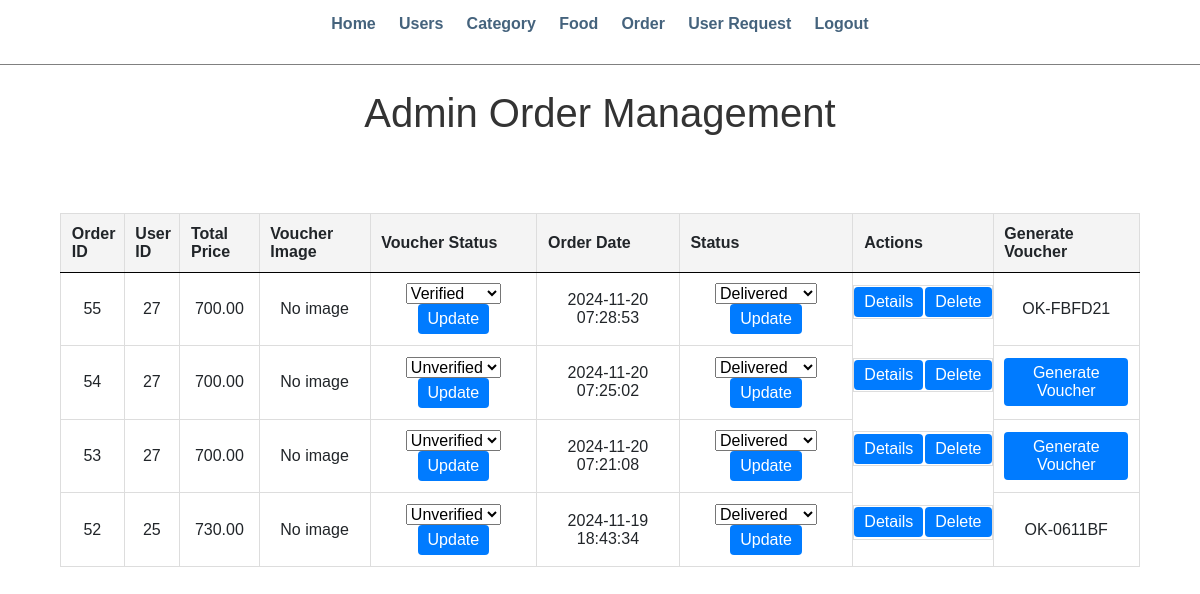
The app's page /admin/manage-order.php (signed in) with its own data.
### tables this page shows
CREATE TABLE `checkout` (
  `order_id` int(11) NOT NULL,
  `user_id` int(11) NOT NULL,
  `total_price` decimal(10,2) NOT NULL,
  `isPaid` tinyint(1) DEFAULT 0,
  `order_date` timestamp NOT NULL DEFAULT current_timestamp(),
  `status` varchar(20) DEFAULT 'Pending',
  `voucher_status` varchar(20) DEFAULT 'Unverified',
  `shipping_name` varchar(100) NOT NULL,
  `shipping_address` varchar(255) NOT NULL,
  `shipping_phone` varchar(15) NOT NULL,
  `voucher_number` varchar(255) NOT NULL DEFAULT 'N/A',
  `total_cooking_time` int(11) DEFAULT 0,
  `shipping_charges` decimal(10,2) DEFAULT 0.00,
  `delivery_time` int(11) DEFAULT NULL,
  `voucher_file_path` varchar(255) DEFAULT NULL
);

### admin/manage-order.php (the view, shortened to what this page needs)
<?php
include "partials/menu.php";
$sql_orders = "
    SELECT
        c.order_id,
        c.user_id,
        c.total_price,
        c.voucher_number,
        c.isPaid,
        c.order_date,
        c.status,
        c.voucher_status,
        c.shipping_name,       -- Added shipping name
        c.shipping_address,    -- Added shipping address
        c.shipping_phone,      -- Added shipping phone
        vu.voucher_image
    FROM checkout c
    LEFT JOIN voucher_uploads vu ON c.order_id = vu.order_id
    ORDER BY c.order_date DESC
";
$result_orders = $conn->query($sql_orders);
?>
<!DOCTYPE html>
<html lang="en">
<head>
</head>
<body>
    <br>
    <h1>Admin Order Management</h1>
    <br>
    <br>
    <table>
        <thead>
            <tr>
                <th>Order ID</th>
                <th>User ID</th>
                <th>Total Price</th>
                <th>Voucher Image</th>
                <th>Voucher Status</th>
                <th>Order Date</th>
                <th>Status</th>
                <th>Actions</th>
                <th>Generate Voucher</th>
            </tr>
        </thead>
        <tbody>
            <?php if ($result_orders->num_rows > 0): ?>
                <?php while ($row = $result_orders->fetch_assoc()): ?>
                    <tr>
                        <td><?php echo $row["order_id"]; ?></td>
                        <td><?php echo $row["user_id"]; ?></td>
                        <td><?php echo number_format(
                                $row["total_price"],
                                2
                            ); ?></td>
                        <td>
                            <?php if (!empty($row["voucher_image"])): ?>
                                <img src="../images/uploads_vouchers/<?php echo $row['voucher_image']; ?>" alt="Voucher Image" width="50" onclick="showimage('../images/uploads_vouchers/<?php echo $row['voucher_image']; ?>')">
                            <?php else: ?>
                                No image
                            <?php endif; ?>
                        </td>
                        <td>
                            <form method="post">
                                <select name="voucher_status">
                                    <option value="Unverified" <?php if (
                                                                    $row["voucher_status"] == "Unverified"
                                                                ) {
                                                                    echo "selected";
                                                                } ?>>Unverified</option>
                                    <option value="Verified" <?php if (
                                                                    $row["voucher_status"] == "Verified"
                                                                ) {
                                                                    echo "selected";
                                                                } ?>>Verified</option>
                                </select>
                                <button type="submit" name="update_voucher_status" class="button">Update</button>
                            </form>
                        </td>
                        <td><?php echo $row["order_date"]; ?></td>
                        <td>
                            <form method="post">
                                <select name="status">
                                    <option value="Delivered" <?php if (
                                                                    $row["status"] == "Delivered"
                                                                ) {
                                                                    echo "selected";
                                                                } ?>>Delivered</option>
                                </select>
                                <button type="submit" name="update_status" class="button">Update</button>
                            </form>
                        </td>
                        <td style="display: flex; gap : 2px; justify-content : center; align-items: center; margin-top:12px;">
                            <form  action="order-detail.php" method="post" >
                                <button class="button"> Details </button>
                            </form>
                            <form method="post" style="display: inline;">
                                <button type="submit" name="delete_order" class="button" onclick="return confirm('Are you sure?')">Delete</button>
                            </form>
                        </td>
                        <td>
                            <?php if ($row["voucher_number"] === "N/A"): ?>
                                <button onclick="openVoucherForm(
    <?php echo $row["order_id"]; ?>,
    '<?php echo htmlspecialchars($row["shipping_name"]); ?>',
    '<?php echo htmlspecialchars($row["shipping_phone"]); ?>',
    '<?php echo htmlspecialchars($row["shipping_address"]); ?>',
    '<?php echo htmlspecialchars($row["total_price"]); ?>'
)" class="button">Generate Voucher</button>
                            <?php else: ?>
                                <span><?php echo $row["voucher_number"]; ?></span>
                            <?php endif; ?>
                        </td>
                    </tr>
                <?php endwhile; ?>
            <?php else: ?>
                <tr>
                    <td colspan="9">No orders found.</td>
                </tr>
            <?php endif; ?>
        </tbody>
    </table>
</body>
</html>

### css/admin.css (style rules this page uses)
* { margin: 0; padding: 0; font-family: Arial, Helvetica, sans-serif; }
table tr th { border-bottom: 1px solid black; padding: 1%; text-align: left; }
table tr td { padding: 1%; }

### admin/manage-order.php (style rules this page uses)
body { font-family: Arial, sans-serif; }
h1 { text-align: center; color: #333; }
table { width: 90%; margin: 20px auto; border-collapse: collapse; }
table, th, td { border: 1px solid #ddd; padding: 8px; }
th { background-color: #f4f4f4; text-align: center; }
td { text-align: center; }
.button { padding: 6px 10px; background-color: #007bff; color: white; border: none; border-radius: 4px; cursor: pointer; }

### records on screen
checkout: order_id "55", user "27", total_price "700.00", voucher_status "Verified", order_date "2024-11-20 07:28:53", status "Delivered", voucher_number "OK-FBFD21"
checkout: order_id "54", user "27", total_price "700.00", voucher_status "Unverified", order_date "2024-11-20 07:25:02", status "Delivered"
checkout: order_id "53", user "27", total_price "700.00", voucher_status "Unverified", order_date "2024-11-20 07:21:08", status "Delivered"
checkout: order_id "52", user "25", total_price "730.00", voucher_status "Unverified", order_date "2024-11-19 18:43:34", status "Delivered", voucher_number "OK-0611BF"
